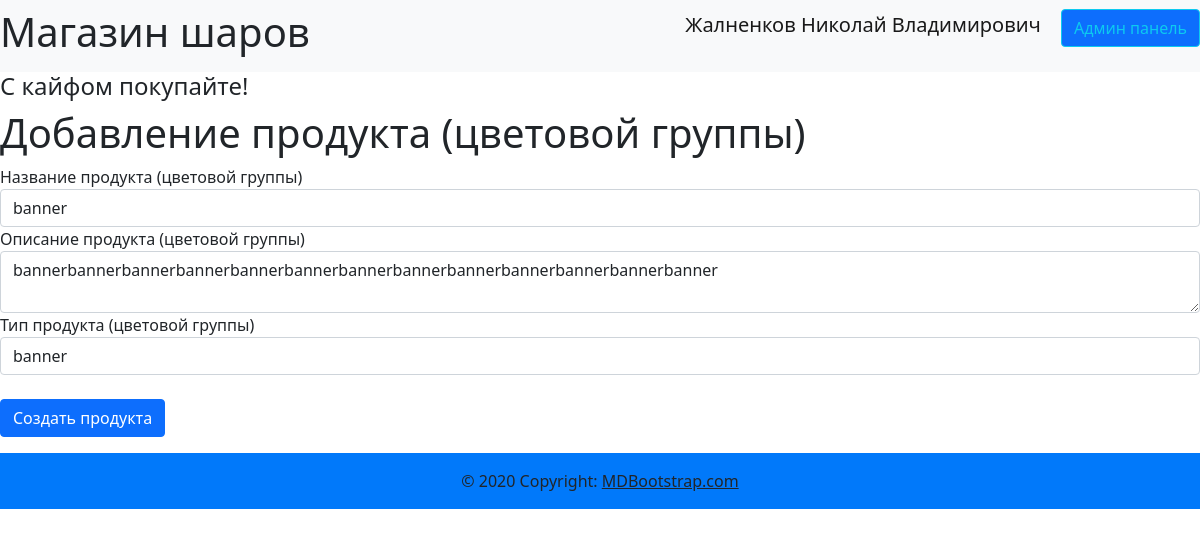
Before: /admin/edit-productgroup/1 (signed in) with the older database file.
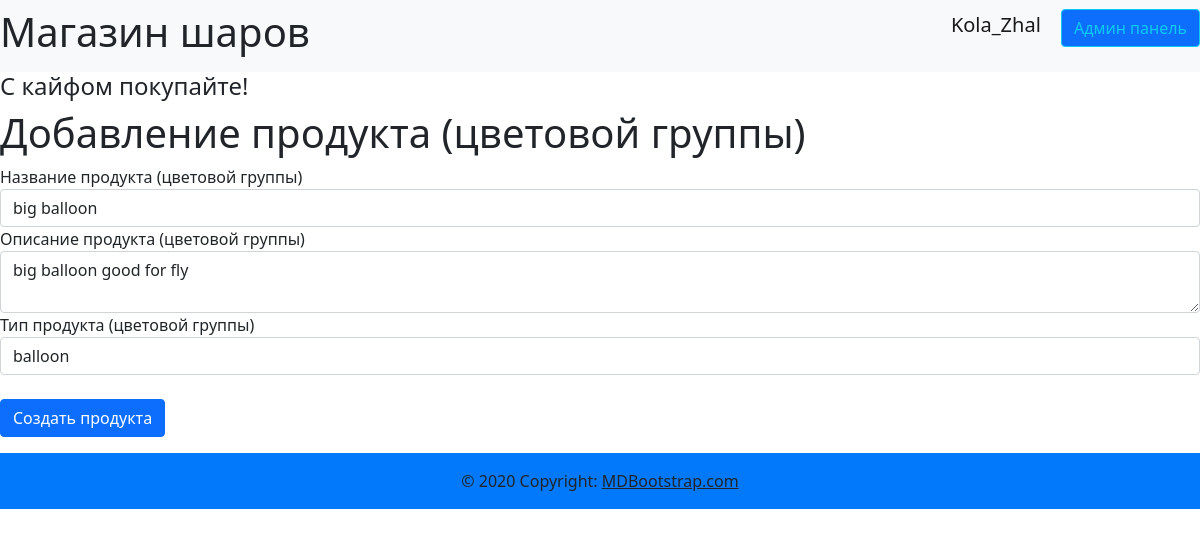
After: the same page with the newer database file.
### data/users.py (models this page shows, shortened)
class User(SqlAlchemyBase, UserMixin, SerializerMixin):
    __tablename__ = 'users'
    id = sqlalchemy.Column(sqlalchemy.Integer,
                           primary_key=True, autoincrement=True)
    name = sqlalchemy.Column(sqlalchemy.String, nullable=True)
    tel = sqlalchemy.Column(sqlalchemy.String, nullable=True)
    email = sqlalchemy.Column(sqlalchemy.String,
                              index=True, unique=True, nullable=True)
    hashed_password = sqlalchemy.Column(sqlalchemy.String, nullable=True)
    created_date = sqlalchemy.Column(sqlalchemy.DateTime,
                                     default=datetime.datetime.now)
    basket = sqlalchemy.Column(sqlalchemy.String, default='{}')
    admin = sqlalchemy.Column(sqlalchemy.Boolean, default=False)
    tg_id = sqlalchemy.Column(sqlalchemy.String, nullable=True)
    confirmed = sqlalchemy.Column(sqlalchemy.Boolean, default=False)
    address = sqlalchemy.Column(sqlalchemy.String, nullable=True)
    orders = orm.relationship("Order", back_populates='user')

### data/products_group.py (models this page shows, shortened)
class ProductGroup(SqlAlchemyBase, SerializerMixin):
    __tablename__ = 'product_group'
    id = sqlalchemy.Column(sqlalchemy.Integer,
                           primary_key=True, autoincrement=True)
    title = sqlalchemy.Column(sqlalchemy.String, nullable=True)
    description = sqlalchemy.Column(sqlalchemy.String, nullable=True)
    type = sqlalchemy.Column(sqlalchemy.Integer, sqlalchemy.ForeignKey("types.id"))
    type_relation = orm.relationship('Types')
    products = orm.relationship("Products", back_populates='product_group')

### server.py (the view, shortened to what this page needs)
@app.route('/admin/edit-productgroup/<int:id>', methods=['GET', 'POST'])
@login_required
def edit_product_group(id):
    db_sess = db_session.create_session()
    types = db_sess.query(Types).all()
    types_data = []
    for i in types:
        types_data.append((i.id, i.title))
    db_sess = db_session.create_session()
    productgroup = db_sess.query(ProductGroup).filter(ProductGroup.id == id).first()
    if not productgroup:
        return ("Такого продукта нет")
    form = ProductGroupForm(types=types_data, type=int(productgroup.type))
    if request.method == "GET":
        if productgroup:
            form.title.data = productgroup.title
            form.description.data = productgroup.description
            form.type.data = productgroup.type
        else:
            abort(404)
    db_sess = db_session.create_session()
    data = {'change': '1'}
    return render_template('pages/admin_add_products_group.html',
                           title='Редактирование Продукта',
                           form=form, data=data
                           )

### forms/products.py
class ProductGroupForm(FlaskForm):
    title = StringField('Название продукта (цветовой группы)', validators=[DataRequired()])
    description = TextAreaField('Описание продукта (цветовой группы)', validators=[DataRequired()])
    type = SelectField('Тип продукта (цветовой группы)', coerce=int, choices=[(-1, 'Если необходимо создайте тип')])
    submit = SubmitField('Создать продукта')
    def __init__(self, *args, types=[], **kwargs):
        super().__init__(*args, **kwargs)
        self.type.choices = types

### data/db_session.py (called while the page is built)
def create_session() -> Session:
    global __factory
    return __factory()

### server.py (called while the page is built)
@login_manager.user_loader
def load_user(user_id):
    db_sess = db_session.create_session()
    return db_sess.query(User).get(user_id)

### templates/pages/admin_add_products_group.html (shortened to what this page needs)
{% extends "base.html" %}
{% block content %}
<h1>Добавление продукта (цветовой группы)</h1>
<form action="" method="post" enctype="multipart/form-data">
    {% for field in form if field.name not in ['csrf_token', 'submit'] %}
    <div>
        {{ field.label() }}
        {{ field(class="form-control")}}
    </div>
    {% endfor %}
    <br>
    <p>{{ form.submit(type="submit", class="btn btn-primary") }}</p>
</form>
{% endblock %}

### templates/includes/header.html
<header>
    <nav class="navbar navbar-light bg-light">
        <h1> Магазин шаров</h1>
        {% if current_user.is_authenticated %}
        <p align="right">
            <a class="navbar-brand" href="/logout">{{ current_user.name }}</a>
            {% if current_user.admin%}
            <a class="btn btn-primary btn btn-outline-info mr-2" href="/admin/products">Админ панель</a>
            {% endif %}
        {% else %}
        <p align="right">
            <a class="btn btn-primary " href="/register">Зарегистрироваться</a>
            <a class="btn btn-success" href="/login">Войти</a>
        </p>
        {% endif %}
    </nav>
    <h4 align="left">С кайфом покупайте!</h4>
</header>

Changed rows visible on the page:
changed User: name "Жалненков Николай Владимирович" → "Kola_Zhal"
changed ProductGroup: title "banner" → "big balloon"; description "bannerbannerbannerbannerbannerbannerbannerbannerbannerbannerbannerbannerbanner" → "big balloon good for fly"; type "banner" → "balloon"
